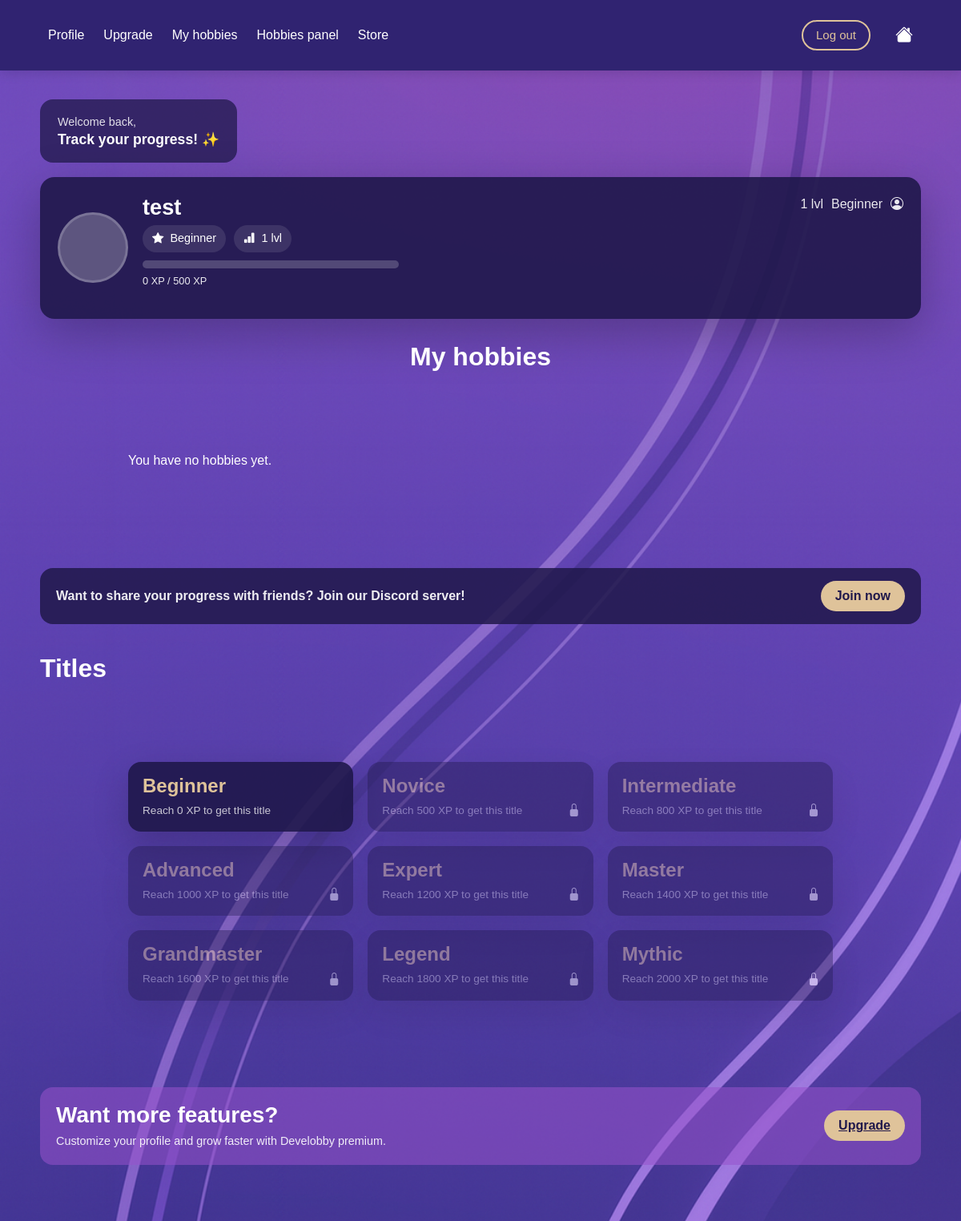
The app's page /profile/ (signed in) with its own data.
### myapp/models.py (models this page shows, shortened)
class Level(models.Model):
    title = models.CharField(max_length=100, unique=True)
    xp_required = models.PositiveIntegerField()
    class Meta:
        ordering = ['xp_required']

### myapp/views.py (the view)
# urls.py: path('profile/', views.profile, name='profile'),
@login_required
def profile(request):
    user = request.user
    hobbies = Hobby.objects.filter(user=user)
    stats, _ = UserStats.objects.get_or_create(user=user)
    current_xp = stats.xp_total
    levels = Level.objects.all().order_by("xp_required")
    current_level = None
    next_level = None
    level_number = 0
    for i, lvl in enumerate(levels):
        if current_xp >= lvl.xp_required:
            current_level = lvl
            level_number = i + 1
            if i + 1 < len(levels):
                next_level = levels[i + 1]
    if current_level and next_level:
        xp_range = next_level.xp_required - current_level.xp_required
        xp_progress = current_xp - current_level.xp_required
        progress_percent = int((xp_progress / xp_range) * 100)
    else:
        progress_percent = 100
    progress_percent = max(0, min(progress_percent, 100))
    return render(request, "myapp/profile.html", {
        "user": user,
        "hobbies": hobbies,
        "current_level": current_level,
        "next_level": next_level,
        "current_xp": current_xp,
        "progress_percent": progress_percent,
        "level_number": level_number,
        "levels": levels,
    })

### myapp/templates/myapp/profile.html (shortened to what this page needs)
{% extends "myapp/base.html" %}
{% load static %}
{% block extra_css %}
<link rel="stylesheet" href="{% static 'css/profile.css' %}">
{% endblock %}
{% block content %}
<main class="profile-bg">
  <div class="profile-container">
    <div class="welcome-card">
      <p class="welcome-small">Welcome back,</p>
      <h3 class="welcome-title">Track your progress! ✨</h3>
    </div>
    <section class="user-card">
      <div class="user-left">
        <div class="avatar"></div>
        <div class="user-info">
          <h2 class="username">{{ request.user.username }}</h2>
          <div class="user-badges">
            {% if current_level %}
              <span class="badge-pill">
                <i class="bi bi-star-fill"></i>
                {{ current_level.title }}
              </span>
              <span class="badge-pill">
                <i class="bi bi-bar-chart-fill"></i>
                {{ level_number }} lvl
              </span>
            {% endif %}
          </div>
          <div class="xp-wrap">
            <div class="xp-bar">
            </div>
            <p class="xp-text">
              {{ current_xp }} XP
              {% if next_level %}
                / {{ next_level.xp_required }} XP
              {% endif %}
            </p>
          </div>
        </div>
      </div>
      <div class="user-right">
        {% if current_level %}
          <div class="top-right-mini">
            <span class="mini-lvl">{{ level_number }} lvl</span>
            <span class="mini-title">{{ current_level.title }}</span>
            <i class="bi bi-person-circle mini-icon"></i>
          </div>
        {% endif %}
      </div>
    </section>
    <h2 class="section-title">My hobbies</h2>
    <section class="hobbies-grid">
      {% for hobby in hobbies %}
        <div class="hobby-card">
          <div class="hobby-icon">
            <i class="bi bi-activity"></i>
          </div>
          <h3>{{ hobby.detail.name }}</h3>
          <p class="progress-label">Progress made:</p>
          <div class="progress-big">—%</div>
          <a href="{% url 'hobby_detail' hobby.detail.id %}" class="small-btn">
            Go to hobby
          </a>
        </div>
      {% empty %}
        <p>You have no hobbies yet.</p>
      {% endfor %}
    </section>
    <section class="discord-strip">
      <p>Want to share your progress with friends? Join our Discord server!</p>
      <button class="small-btn">Join now</button>
    </section>
    <h2 class="section-title titles-title">Titles</h2>
    <section class="titles-grid">
      {% for lvl in levels %}
        <div class="title-card {% if current_xp < lvl.xp_required %}locked-title{% endif %}">
          <h4>{{ lvl.title }}</h4>
          <p>Reach {{ lvl.xp_required }} XP to get this title</p>
          {% if current_xp < lvl.xp_required %}
            <i class="bi bi-lock-fill lock-icon"></i>
          {% endif %}
        </div>
      {% endfor %}
    </section>
    <section class="premium-banner">
      <div class="premium-text">
        <h3>Want more features?</h3>
        <p>
          Customize your profile and grow faster with Develobby premium.
        </p>
      </div>
      <a href="{% url 'upgrade' %}" class="small-btn">Upgrade</a>
    </section>
  </div>
</main>
{% endblock %}

### myapp/static/css/style.css (style rules this page uses)
:root { --dark-purple: #302371; --purple: #543EA7; --beige: #DFC39A; --violet: #704ABC; --pink-violet: #9753CC; --light-violet: #B4A2E7; --white: #ffffff; }
* { box-sizing: border-box; margin: 0; padding: 0; font-family: 'Arial', sans-serif; }
body { margin: 0; background: #704ABC; color: var(--white); }
section { padding: 80px 10%; }

### myapp/static/css/profile.css (style rules this page uses)
:root { --dark-purple: #20184B; --purple: #402F96; --beige: #DFC39A; --white: #ffffff; --card: rgba(32, 24, 75, 0.90); --card-soft: rgba(32, 24, 75, 0.75); }
* { box-sizing: border-box; margin: 0; padding: 0; font-family: Arial, sans-serif; }
body { color: var(--white); }
.profile-bg { min-height: calc(100vh - 64px); background: url("ChatGPT_Image_29_lis_2025_17_41_00.png") no-repeat center/cover; padding: 36px 18px 70px; }
.profile-container { max-width: 1100px; margin: 0 auto; }
.profile-container { display: flex; flex-direction: column; align-items: flex-start; }
.welcome-card { background: var(--card-soft); border-radius: 16px; padding: 18px 22px; width: fit-content; margin-bottom: 18px; }
.welcome-small { opacity: 0.85; margin: 0; font-size: 0.9rem; }
.welcome-title { margin: 0; font-weight: 700; font-size: 1.1rem; }
.user-card { width: 100%; background: var(--card); border-radius: 18px; padding: 22px; display: flex; justify-content: space-between; gap: 18px; box-shadow: 0 18px 60px rgba(0, 0, 0, 0.25); }
.user-left { display: flex; gap: 18px; align-items: center; }
.avatar { width: 88px; height: 88px; border-radius: 999px; background: rgba(255,255,255,0.25); border: 3px solid rgba(255,255,255,0.18); }
.username { font-size: 1.7rem; margin: 0 0 6px 0; font-weight: 800; }
.user-badges { display: flex; gap: 10px; flex-wrap: wrap; margin-bottom: 10px; }
.badge-pill { display: inline-flex; align-items: center; gap: 8px; background: rgba(255,255,255,0.10); padding: 6px 12px; border-radius: 999px; font-size: 0.9rem; }
.xp-wrap { margin-top: 4px; }
.xp-bar { width: 320px; height: 10px; background: rgba(255,255,255,0.20); border-radius: 99px; overflow: hidden; }
.xp-text { font-size: 0.8rem; opacity: 0.9; margin-top: 6px; }
.top-right-mini { display: flex; align-items: center; gap: 10px; opacity: 0.9; }
.section-title { text-align: center; width: 100%; margin: 28px 0 18px; font-size: 2rem; font-weight: 800; }
.hobbies-grid { width: 100%; display: grid; grid-template-columns: repeat(3, 1fr); gap: 26px; }
.small-btn { background: var(--beige); color: var(--dark-purple); border: none; border-radius: 999px; padding: 7px 18px; font-weight: 700; cursor: pointer; transition: transform 0.15s ease, opacity 0.15s ease; }
.discord-strip { width: 100%; margin-top: 26px; background: rgba(32, 24, 75, 0.85); border-radius: 16px; padding: 16px 20px; display: flex; align-items: center; justify-content: space-between; gap: 12px; }
.discord-strip p { margin: 0; font-weight: 600; opacity: 0.92; }
.titles-title { text-align: left; margin-top: 36px; }
.titles-grid { width: 100%; display: grid; grid-template-columns: repeat(3, 1fr); gap: 18px; }
.title-card { background: var(--card); border-radius: 16px; padding: 16px 18px; position: relative; box-shadow: 0 16px 45px rgba(0, 0, 0, 0.18); }
.title-card h4 { margin: 0 0 6px; font-weight: 800; color: var(--beige); }
.title-card p { margin: 0; opacity: 0.75; font-size: 0.85rem; }
.locked-title { opacity: 0.45; }
.lock-icon { position: absolute; right: 16px; bottom: 14px; font-size: 1rem; }
.premium-banner { width: 100%; margin-top: 28px; background: rgba(151, 83, 204, 0.55); border-radius: 16px; padding: 18px 20px; display: flex; align-items: center; justify-content: space-between; gap: 16px; }
.premium-banner h3 { margin: 0 0 6px; font-weight: 900; }
.premium-banner p { margin: 0; opacity: 0.9; font-size: 0.9rem; }

### records on screen
Level: title "Beginner", xp_required "0"
Level: xp_required "500", title "Novice"
Level: title "Intermediate", xp_required "800"
Level: title "Advanced", xp_required "1000"
Level: title "Expert", xp_required "1200"
Level: title "Master", xp_required "1400"
Level: title "Grandmaster", xp_required "1600"
Level: title "Legend", xp_required "1800"
Level: title "Mythic", xp_required "2000"

### other values on screen
{{ request.user.username }} "test"
{{ level_number }} "1"
{{ current_xp }} "0"
